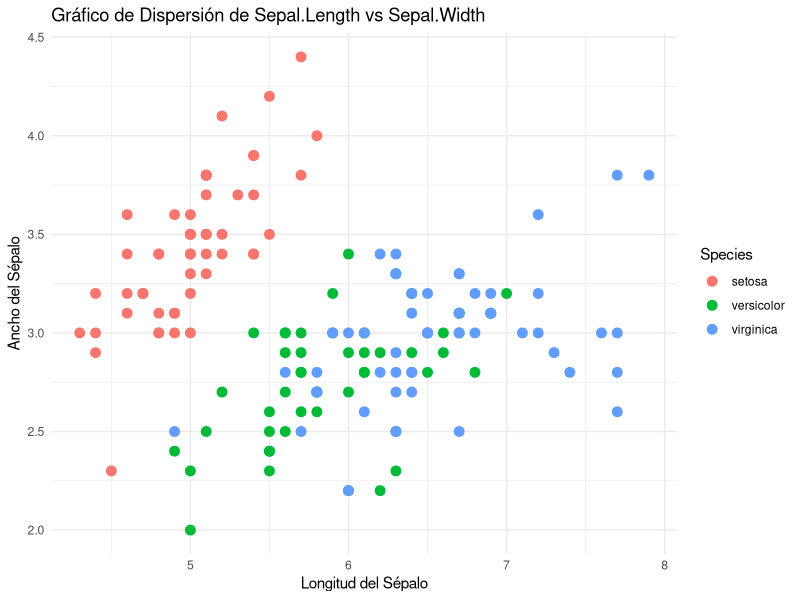
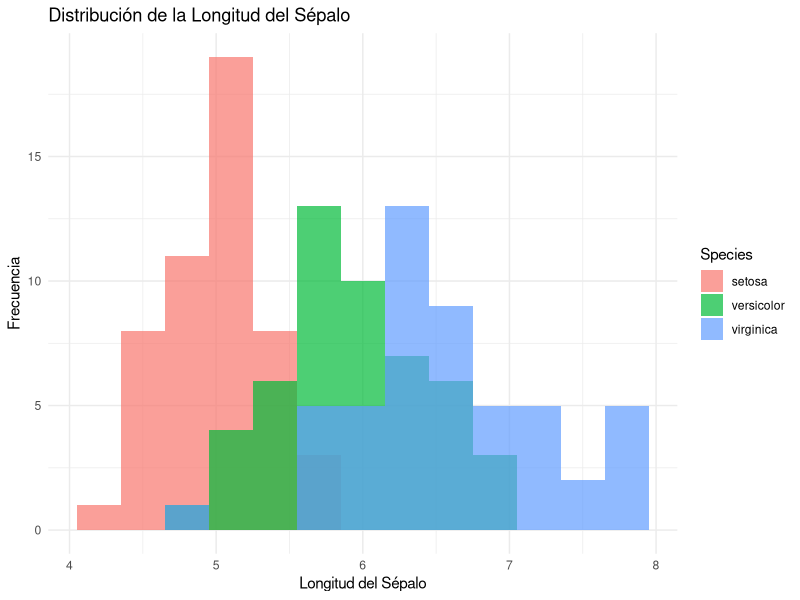
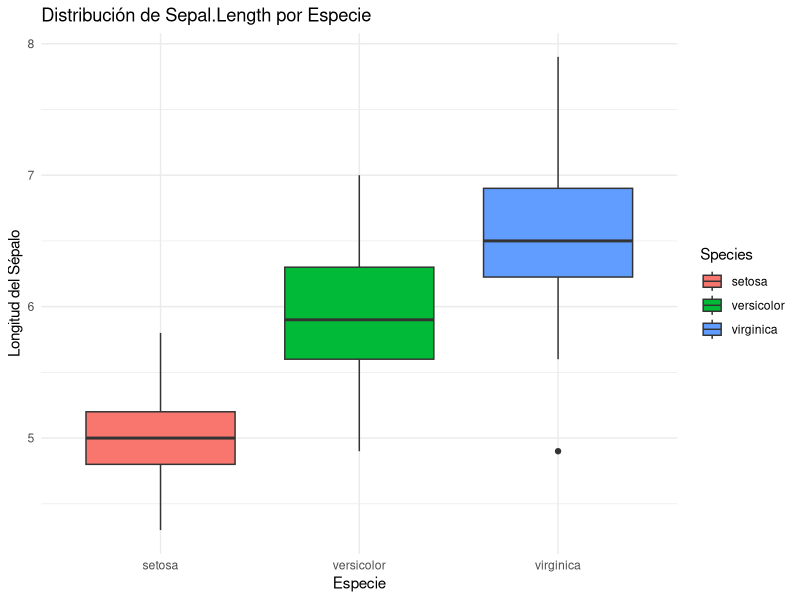
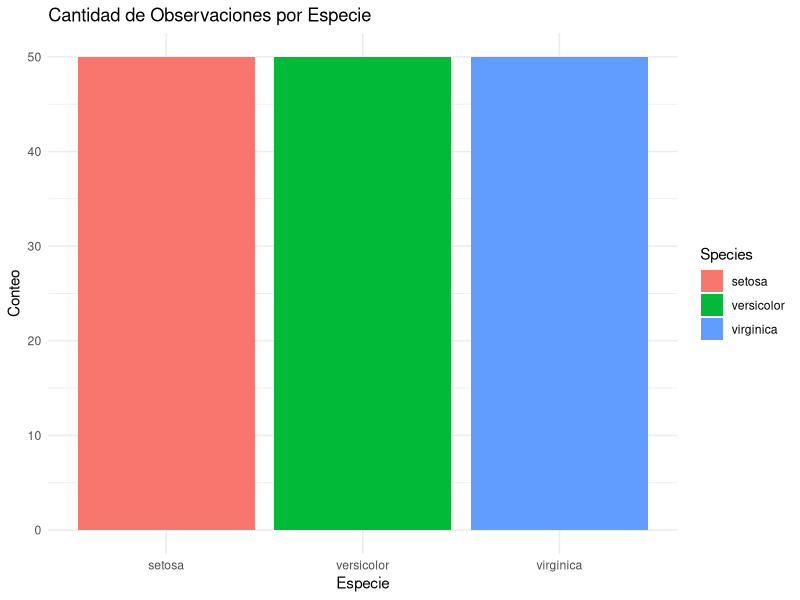
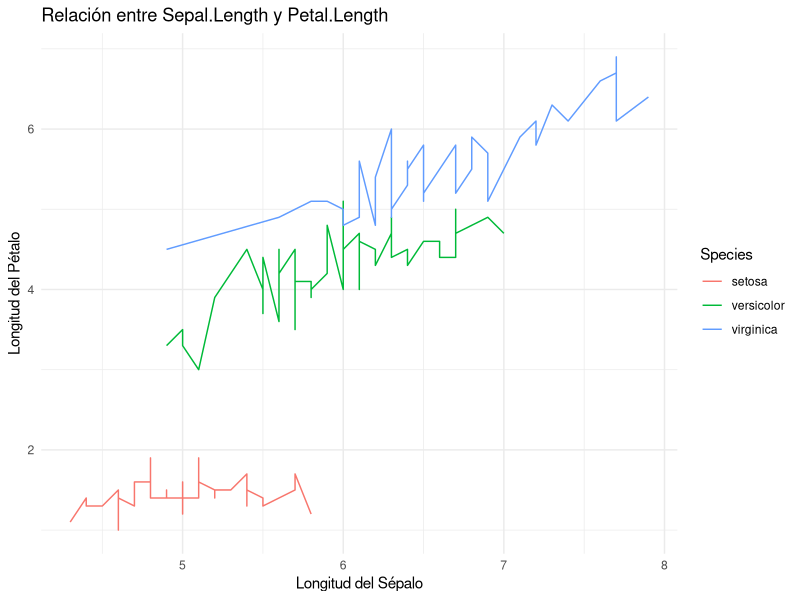
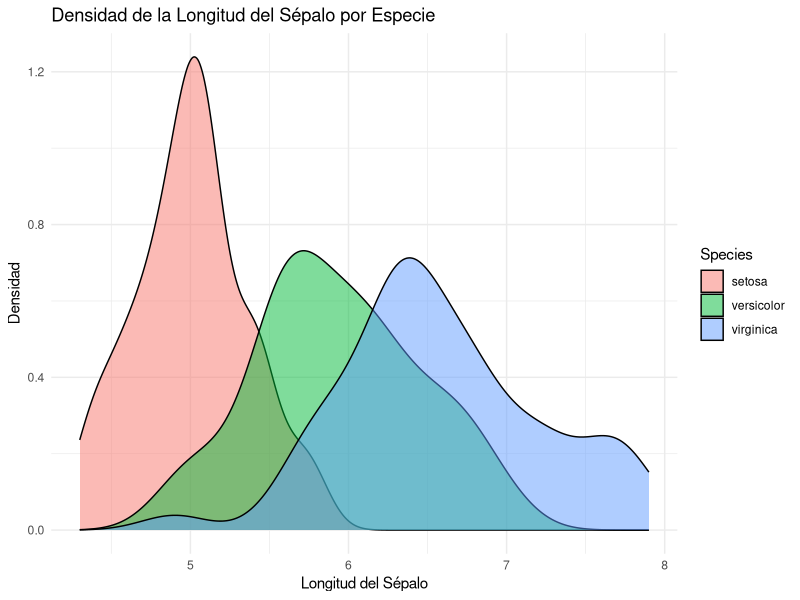
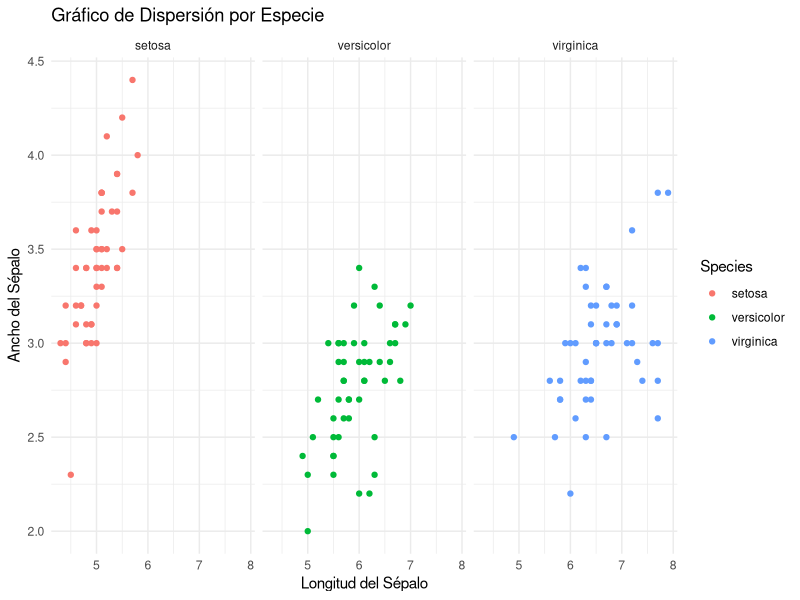
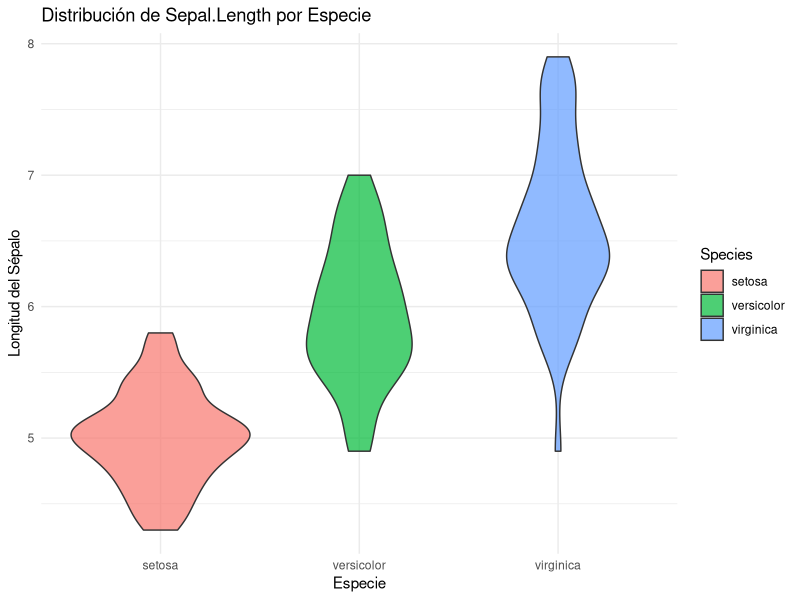

Write the R code that produced these figures, in order.
## ---- chunk 1
library(ggplot2)
library(pheatmap)
library(ggrepel)

data("iris")
head(iris)
dim(iris)
## ---- chunk 2
ggplot(iris, aes(x = Sepal.Length, y = Sepal.Width, color = Species)) +
  geom_point(size = 3) +
  theme_minimal() +
  labs(title = "Gráfico de Dispersión de Sepal.Length vs Sepal.Width",
       x = "Longitud del Sépalo",
       y = "Ancho del Sépalo")
## ---- chunk 3
ggplot(iris, aes(x = Sepal.Length, fill= Species)) + geom_histogram(binwidth = 0.3, alpha = 0.7, position = "identity") + theme_minimal() + labs(title = "Distribución de la Longitud del Sépalo",
                                                                                                                                                 x = "Longitud del Sépalo",
                                                                                                                                                 y = "Frecuencia")
## ---- chunk 4
ggplot(iris, aes(x = Species, y = Sepal.Length, fill = Species)) +
  geom_boxplot() +
  theme_minimal() +
  labs(title = "Distribución de Sepal.Length por Especie",
       x = "Especie",
       y = "Longitud del Sépalo")
## ---- chunk 5
ggplot(iris, aes(x = Species, fill = Species)) +
  geom_bar() +
  theme_minimal() +
  labs(title = "Cantidad de Observaciones por Especie",
       x = "Especie",
       y = "Conteo")
## ---- chunk 6
ggplot(iris, aes(x = Sepal.Length, y = Petal.Length, color = Species)) +
  geom_line() +
  theme_minimal() +
  labs(title = "Relación entre Sepal.Length y Petal.Length",
       x = "Longitud del Sépalo",
       y = "Longitud del Pétalo")
## ---- chunk 7
ggplot(iris, aes(x = Sepal.Length, fill = Species)) +
  geom_density(alpha = 0.5) +
  theme_minimal() +
  labs(title = "Densidad de la Longitud del Sépalo por Especie",
       x = "Longitud del Sépalo",
       y = "Densidad")
## ---- chunk 8
ggplot(iris, aes(x = Sepal.Length, y = Sepal.Width, color = Species)) +
  geom_point() +
  facet_wrap(~ Species) +
  theme_minimal() +
  labs(title = "Gráfico de Dispersión por Especie",
       x = "Longitud del Sépalo",
       y = "Ancho del Sépalo")
## ---- chunk 9
ggplot(iris, aes(x = Species, y = Sepal.Length, fill = Species)) +
  geom_violin(alpha = 0.7) +
  theme_minimal() +
  labs(title = "Distribución de Sepal.Length por Especie",
       x = "Especie",
       y = "Longitud del Sépalo")
## ---- chunk 10
ggplot(iris, aes(x = Sepal.Length, y = Sepal.Width, color = Species)) +
  geom_point(size = 3) +
  theme_classic() +
  labs(title = "Gráfico con Tema Clásico",
       x = "Longitud del Sépalo",
       y = "Ancho del Sépalo")
## ---- chunk 11
pheatmap(cor(iris[,1:4]), cluster_rows=TRUE, cluster_cols=TRUE, display_numbers=TRUE)
## ---- chunk 12
iris$logFC <- iris$Sepal.Length - mean(iris$Sepal.Length)
iris$pvalue <- runif(nrow(iris), min=0, max=0.05)
iris$logP <- -log10(iris$pvalue)

ggplot(iris, aes(x=logFC, y=logP, color=Species, label=Species)) +
  geom_point() +
  geom_text_repel() +
  theme_minimal() +
  labs(title = "Volcano Plot de iris",
       x = "Log Fold Change",
       y = "-log10(p-value)")
